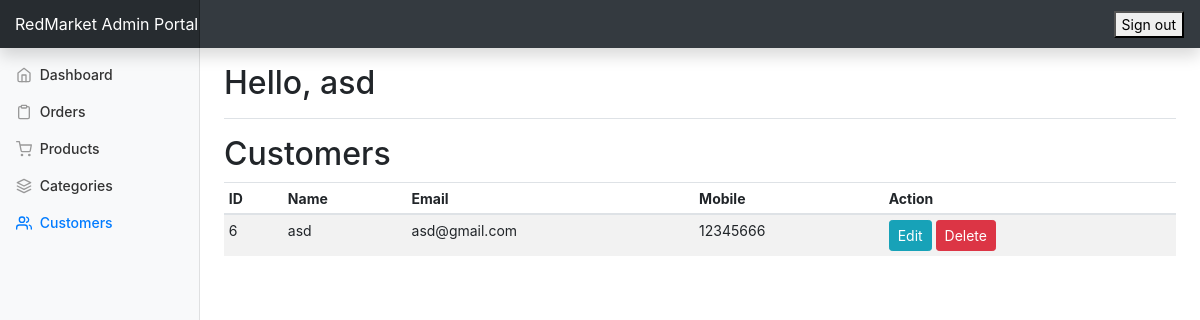
Page /admin_portal/admin/customers.php (signed in) on the earlier database version.
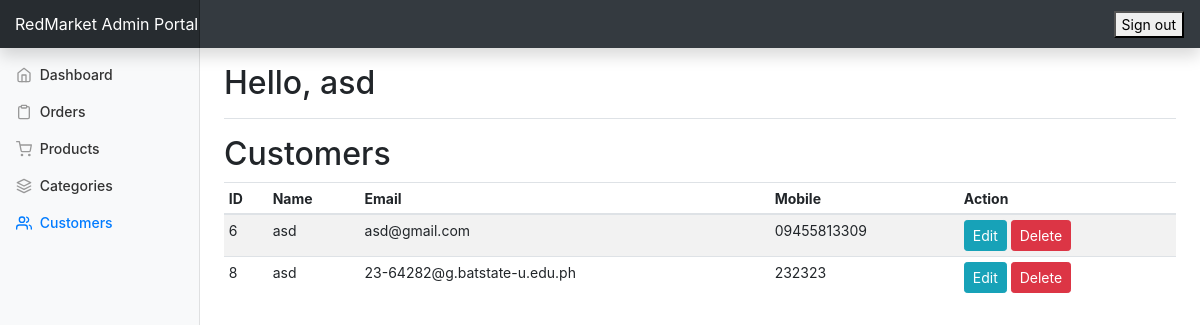
Same page on the later database version.
### tables this page shows
CREATE TABLE `user` (
  `UserId` int(11) NOT NULL,
  `email` varchar(150) NOT NULL,
  `role` varchar(70) NOT NULL,
  `session` varchar(200) NOT NULL,
  `phone_number` varchar(300) NOT NULL,
  `customerName` varchar(150) NOT NULL,
  `password` varchar(150) DEFAULT NULL,
  `IMG_URL` varchar(500) NOT NULL DEFAULT 'https://external-content.duckduckgo.com/iu/?u=http%3A%2F%2Fwww.pngall.com%2Fwp-content%2Fuploads%2F5%2FProfile-Avatar-PNG.png&f=1&nofb=1'
);

### admin_portal/admin/customers.php (the view, shortened to what this page needs)
<?php
$pdo = get_connection();
?>
<?php include_once("./templates/top.php"); ?>
<?php include_once("./templates/navbar.php"); ?>
<div class="container-fluid">
  <div class="row">
    <?php include "./templates/sidebar.php"; ?>
      <div class="row">
      	<div class="col-10">
      		<h2>Customers</h2>
      	</div>
      </div>
      <div class="table-responsive">
        <table class="table table-striped table-sm">
          <thead>
            <tr>
              <th>ID</th>
              <th>Name</th>
              <th>Email</th>
              <th>Mobile</th>
              <th>Action</th>
            </tr>
          </thead>
          <tbody id="customer_list">
            <?php
            $res=$pdo->query("SELECT UserId,customerName,email,phone_number FROM user");
            while($row = $res->fetch()){
            ?>
            <tr>
              <form action="" method="post">
                  <td><?php echo $row["UserId"]; ?></td>
                  <td><?php echo $row["customerName"]; ?></td>
                  <td><?php echo $row["email"]; ?></td>
                  <td><?php echo $row["phone_number"]; ?></td>
                  <td>
                      <button type="button" class="btn btn-sm btn-info edit-customer-btn"
                          data-toggle="modal"
                          data-target="#edit_customer_modal"
                          data-id="<?php echo $row['UserId']; ?>"
                          data-name="<?php echo $row['customerName']; ?>"
                          data-phone="<?php echo $row['phone_number']; ?>">
                          Edit
                      </button>
                      <button type="submit" name="sum_delete" class="btn btn-sm btn-danger" onclick="return confirm('Are you sure you want to delete this customer?');">Delete</button>
                  </td>
              </form>
            </tr>
            <?php } ?>
          </tbody>
        </table>
      </div>
    </main>
  </div>
</div>
<?php include_once("./templates/footer.php"); ?>

Differences in the rows shown:
changed user "asd@gmail.com": phone_number "12345666" → "09455813309"
added user: UserId "8", customerName "asd", email "23-64282@g.batstate-u.edu.ph", phone_number "232323"
